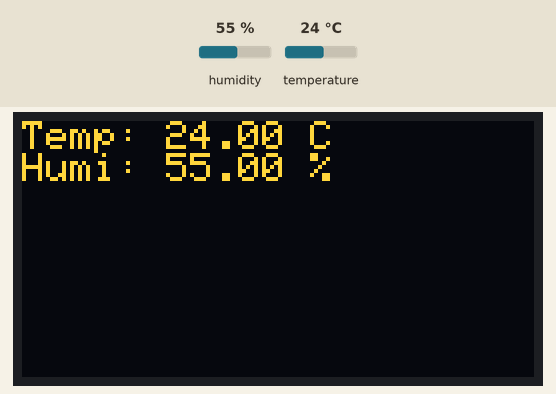
Simulated run of this sketch. Board: ESP32. Parts: 128×64 one-colour display. Inputs (shaded band) come from the test bench; at power-on: humidity 55 %, temperature 24 °C. The OLED is the two-colour kind (top 16 rows yellow); WiFi joins after 1.5 s; servers stay silent unless stated; random numbers use the default seed unless the sketch sets one; no MQTT or app messages arrive unless stated; what the sketch prints to the serial monitor is not drawn.

Above: at 2.7 s.
2.8 s: humidity set to 22 %
At 4.5 s:
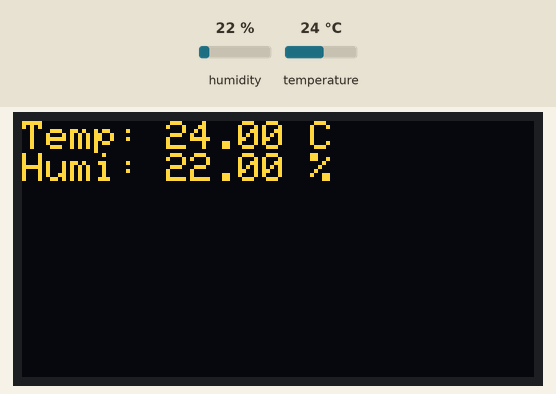
5.5 s: temperature set to 12 °C
At 6.6 s:
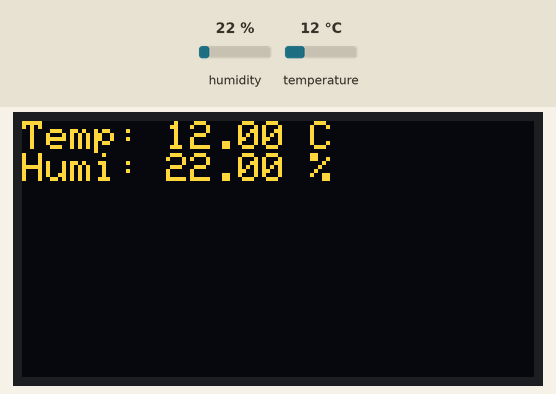
8.2 s: humidity set to 40 %
At 10.9 s:
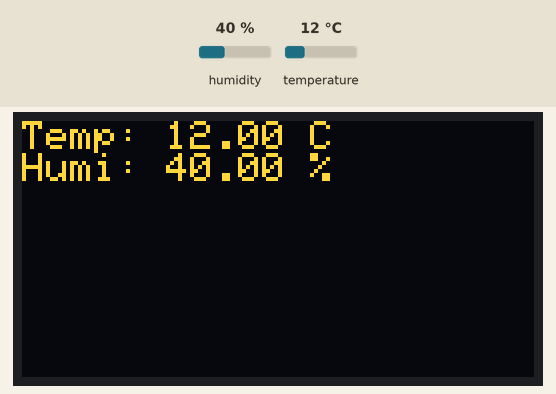
11.3 s: temperature set to 19 °C
Timing chart, 0 to 14.3 s (numbered marks = the images above; inputs shaded):
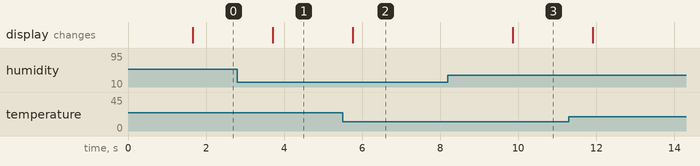

The sketch:

environment_package.ino
```cpp
#include <WiFi.h>
#include <PubSubClient.h>
#include "DHT.h"
#include <Wire.h>
#include <Adafruit_GFX.h>
#include <Adafruit_SSD1306.h>

#define DHTPIN 4
#define DHTTYPE DHT11
#define SCREEN_W 128
#define SCREEN_H 64
#define OLED_ADDR 0x3C

const char* ssid = "CMCC-C555";
const char* password = "lucky987";
const char* mqtt_server = "broker.emqx.io";
const int mqtt_port = 1883;
const char* topic = "esp32/env";

DHT dht(DHTPIN, DHTTYPE);
WiFiClient espClient;
PubSubClient client(espClient);
Adafruit_SSD1306 display(SCREEN_W, SCREEN_H, &Wire, -1);

void setup_wifi() {
  WiFi.begin(ssid, password);
  while (WiFi.status() != WL_CONNECTED) delay(500);
}
void reconnect_mqtt() {
  while (!client.connected()) {
    String clientId = "esp32-";
    clientId += String(random(0xffff), HEX);
    if (client.connect(clientId.c_str())) break;
    delay(5000);
  }
}
void setup() {
  Serial.begin(115200);
  dht.begin();
  if (!display.begin(SSD1306_SWITCHCAPVCC, OLED_ADDR)) {
    Serial.println("OLED 失败");
    while (1);
  }
  display.clearDisplay();
  display.display();
  setup_wifi();
  client.setServer(mqtt_server, mqtt_port);
}
void loop() {
  if (WiFi.status() != WL_CONNECTED) setup_wifi();
  if (!client.connected()) reconnect_mqtt();
  client.loop();

  float h = dht.readHumidity();
  float t = dht.readTemperature();

  display.clearDisplay();
  display.setTextSize(1);
  display.setTextColor(SSD1306_WHITE);
  display.setCursor(0, 0);

  if (isnan(h) || isnan(t)) {
    display.println("Sensor Error");
    Serial.println("DHT 读取失败");
  } else {
    display.print("Temp: "); display.print(t); display.println(" C");
    display.print("Humi: "); display.print(h); display.println(" %");
    String payload = "{\"temp\":" + String(t) + ",\"humi\":" + String(h) + "}";
    client.publish(topic, payload.c_str());
    Serial.println("发布: " + payload);
  }
  display.display();
  delay(2000);
}
```

Measured:
- after the input at 2.8 s, the display: changes after 0.91 s (image 1)
- after the input at 5.5 s, the display: changes after 0.26 s (image 2)
- after the input at 8.2 s, the display: changes after 1.7 s (image 3)
